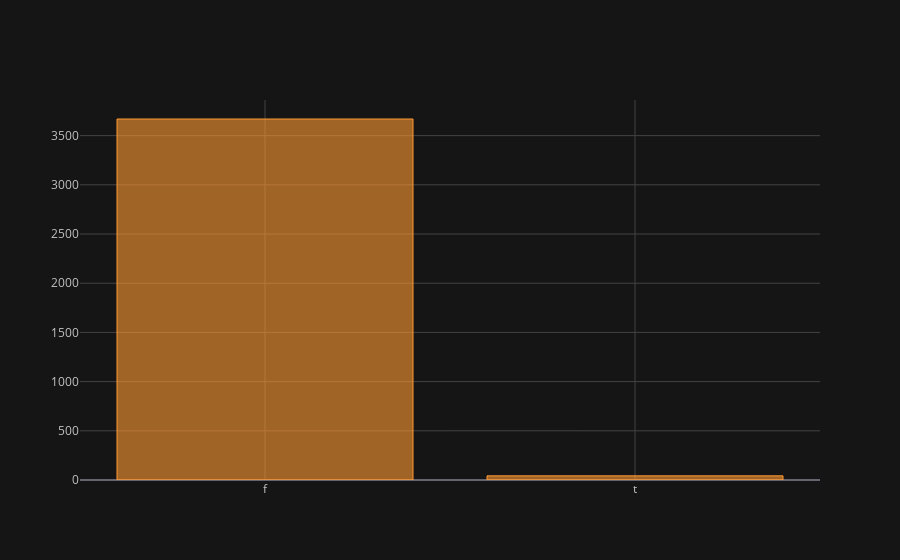

The notebook cell this image was saved under:
### Markdown cell above
# Analysis of on_antithyroid_medication

 * Antithyroid medication is commonly used in the treatment of hyperthyroidism, which is a condition characterized by an overactive thyroid gland. In cases where the patient is on antithyroid medication, the medication can affect the results of thyroid function tests, which are used to diagnose and monitor thyroid function.
 
 * Antithyroid medication can affect these test results by reducing the levels of thyroid hormones in the blood.
 
 * The significance of antithyroid medication in thyroid detection cases is that it can complicate the interpretation of thyroid function test results
 
 *

### Code cell
df_copy['on_antithyroid_medication'].value_counts().iplot(kind='bar')

### Figure 1 — Plotly figure (JSON) as saved in the notebook; plotly's stock layout.template omitted (floating-point values rounded to 4 significant figures)
{"data": [{"marker": {"color": "rgba(255, 153, 51, 0.6)", "line": {"color": "rgba(255, 153, 51, 1.0)", "width": 1}}, "name": "on_antithyroid_medication", "orientation": "v", "text": "", "type": "bar", "x": ["f", "t"], "y": [3669, 42]}], "layout": {"legend": {"bgcolor": "#151516", "font": {"color": "#D9D9D9"}}, "paper_bgcolor": "#151516", "plot_bgcolor": "#151516", "title": {"font": {"color": "#D9D9D9"}}, "xaxis": {"gridcolor": "#434343", "showgrid": true, "tickfont": {"color": "#C2C2C2"}, "title": {"font": {"color": "#D9D9D9"}, "text": ""}, "zerolinecolor": "#666570"}, "yaxis": {"gridcolor": "#434343", "showgrid": true, "tickfont": {"color": "#C2C2C2"}, "title": {"font": {"color": "#D9D9D9"}, "text": ""}, "zerolinecolor": "#666570"}}}
